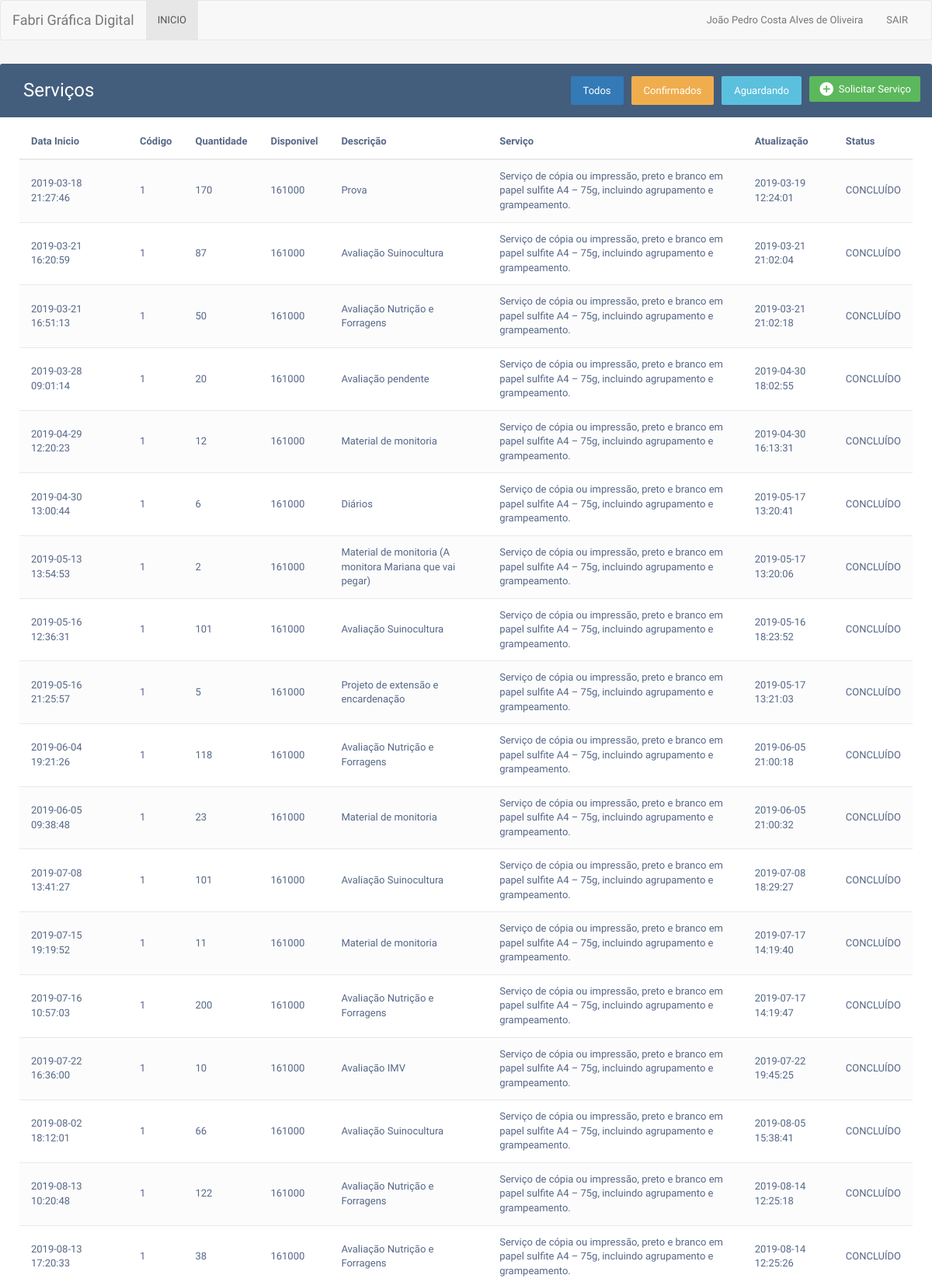
Page /interno/professor/ (signed in, upper part) on the committed database.
### tables this page shows
CREATE TABLE `impressao` (
  `id` int(11) NOT NULL,
  `data_inicio` datetime DEFAULT CURRENT_TIMESTAMP,
  `descricao` varchar(250) NOT NULL,
  `quantidade` int(10) NOT NULL,
  `id_produto` int(11) NOT NULL,
  `status` int(11) NOT NULL,
  `data` timestamp NULL DEFAULT CURRENT_TIMESTAMP,
  `id_professor` int(11) NOT NULL,
  `unidade` int(11) DEFAULT NULL
);

CREATE TABLE `produtos` (
  `id` int(11) NOT NULL,
  `codigo` int(11) NOT NULL,
  `descricao_prod` varchar(500) NOT NULL,
  `quantidade` int(11) NOT NULL,
  `valor_unidade` decimal(10,2) NOT NULL,
  `status` int(1) DEFAULT NULL
);

### interno/professor/index.php (the view, shortened to what this page needs)
<?php
include_once("../conexao_bd.php");
 $VarID    = $_SESSION['s_id'];
 $VarNome  = $_SESSION['s_nome'];
 $mes = date ("m");
 $ano = date ("Y");
?>
<!DOCTYPE html>
<html lang="en">
<head>
<link rel="stylesheet" href="https://maxcdn.bootstrapcdn.com/font-awesome/4.7.0/css/font-awesome.min.css">
<link rel="stylesheet" href="https://maxcdn.bootstrapcdn.com/bootstrap/3.3.7/css/bootstrap.min.css">
</head>
<body>
      <nav class="navbar navbar-default">
        <div class="container-fluid">
          <div class="navbar-header">
            <a class="navbar-brand" href="#">Fabri Gráfica Digital</a>
          </div>
          <div id="navbar" class="navbar-collapse collapse">
            <ul class="nav navbar-nav">
              <li class="active"><a href="index.php">INICIO</a></li>
            </ul>
            <ul class="nav navbar-nav navbar-right">
              <li><a href="#"><?php echo "$VarNome"; ?></a></li>
              <li><a href="../administrador/logout.php">SAIR</a></li>
            </ul>
          </div>
        </div>
      </nav>
        <div class="table-wrapper">
            <div class="table-title">
                <div class="row">
                    <div class="col-sm-6">
            <h2>Serviços</b></h2>
          </div>
          <div class="col-sm-6">
          <div class="row ">
            <a href="solicitar_servico.php" class="btn btn-success"><i class="material-icons">&#xE147;</i> <span>Solicitar Serviço</span></a>
          <a href="aguardando.php"> <button class="btn btn-lg btn-info">Aguardando</button></a>
          <a href="confirmados.php"><button class="btn btn-lg btn-warning">Confirmados</button></a>
          <a href="index.php"><button class="btn btn-lg btn-primary">Todos</button></a>
         </div>
          </div>
                </div>
            </div>
            <table class="table table-striped table-hover">
                <thead>
                    <tr>
                        <th style="width: 140px;">Data Inicio</th>
                        <th>Código</th>
                        <th>Quantidade</th>
                        <th>Disponivel</th>
                        <th>Descrição</th>
                        <th>Serviço</th>
                        <th>Atualização</th>
                        <th>Status</th>
                    </tr>
                </thead>
                <tbody>
                   <?php
    $result_impres= "SELECT impressao.id,impressao.descricao,
impressao.quantidade,impressao.status,
produtos.quantidade-
(select coalesce(sum(impressao2.quantidade),0) from impressao impressao2
    where (impressao2.status=1 or
impressao2.status=3 or impressao2.status=4) and extract(month FROM impressao2.data)='$mes'
and extract(year FROM impressao2.data)='$ano' and impressao2.id_produto=impressao.id_produto)
as disponivel,
impressao.id_produto,impressao.data_inicio,produtos.descricao_prod, produtos.codigo,
case when impressao.status=0 then 'AGUARDANDO'
when impressao.status=1 then 'CONFIRMADO'
when impressao.status=2 then 'RECUSADO'
when impressao.status=3 then 'EXECUTANDO'
when impressao.status=4 then 'CONCLUÍDO' end as Status,
impressao.data, impressao.id_professor, usuarios.nome as Solicitante, usuarios2.nome as Executor FROM impressao
left join produtos on (produtos.id=impressao.id_produto)
left join usuarios on (impressao.id_professor = usuarios.id)
left join usuarios usuarios2 on (impressao.status = usuarios2.id)
WHERE NOT impressao.status=5 AND usuarios.id ='$VarID' AND NOT produtos.status= 1  ";
    $resultado_impres = mysqli_query($conn, $result_impres);
    ?>
    <?php while($rows_impres = mysqli_fetch_assoc($resultado_impres)){
    ?>
            <tr>
            <td><?php echo $rows_impres['data_inicio']; ?></td>
            <td><?php echo $rows_impres['codigo']; ?></td>
            <td><?php echo $rows_impres['quantidade']; ?></td>
            <td><?php echo $rows_impres['disponivel']; ?></td>
            <td><?php echo $rows_impres['descricao']; ?></td>
            <td><?php echo $rows_impres['descricao_prod']; ?></td>
                <td><?php echo $rows_impres['data']; ?></td>
                <td><?php echo $rows_impres['Status']; ?></td>
                         </tr>
                  <?php }
					?>
                </tbody>
            </table>
        </div>
</body>
</html>

### interno/professor/index.php (style rules this page uses)
body { color: #566787; background: #f5f5f5; font-family: 'Varela Round', sans-serif; font-size: 13px; }
.table-wrapper { background: #fff; padding: 20px 25px; margin: 30px 0; border-radius: 3px; box-shadow: 0 1px 1px rgba(0,0,0,.05); }
.table-title { padding-bottom: 15px; background: #435d7d; color: #fff; padding: 16px 30px; margin: -20px -25px 10px; border-radius: 3px 3px 0 0; }
.table-title h2 { margin: 5px 0 0; font-size: 24px; }
.table-title .btn { color: #fff; float: right; font-size: 13px; border: none; min-width: 50px; border-radius: 2px; border: none; outline: none !important; margin-left: 10px; }
.table-title .btn i { float: left; font-size: 21px; margin-right: 5px; }
.table-title .btn span { float: left; margin-top: 2px; }
table.table tr th, table.table tr td { border-color: #e9e9e9; padding: 12px 15px; vertical-align: middle; }
table.table tr th:first-child { width: 60px; }
table.table tr th:last-child { width: 100px; }
table.table-striped tbody tr:nth-of-type(odd) { background-color: #fcfcfc; }

### rows in the picture
impressao: data_inicio "2019-03-18 21:27:46", id_produto.codigo "1", quantidade "170", disponivel "161000", descricao "Prova", id_produto.descricao_prod "Serviço de cópia ou impressão, preto e branco em papel sulfite A4 – 75g, incluindo agrupamento e grampeamento.", data "2019-03-19 12:24:01", Status "CONCLUÍDO"
impressao: data_inicio "2019-03-21 16:20:59", id_produto.codigo "1", quantidade "87", disponivel "161000", descricao "Avaliação Suinocultura", id_produto.descricao_prod "Serviço de cópia ou impressão, preto e branco em papel sulfite A4 – 75g, incluindo agrupamento e grampeamento.", data "2019-03-21 21:02:04", Status "CONCLUÍDO"
impressao: data_inicio "2019-03-21 16:51:13", id_produto.codigo "1", quantidade "50", disponivel "161000", descricao "Avaliação Nutrição e Forragens", id_produto.descricao_prod "Serviço de cópia ou impressão, preto e branco em papel sulfite A4 – 75g, incluindo agrupamento e grampeamento.", data "2019-03-21 21:02:18", Status "CONCLUÍDO"
impressao: data_inicio "2019-03-28 09:01:14", id_produto.codigo "1", quantidade "20", disponivel "161000", descricao "Avaliação pendente", id_produto.descricao_prod "Serviço de cópia ou impressão, preto e branco em papel sulfite A4 – 75g, incluindo agrupamento e grampeamento.", data "2019-04-30 18:02:55", Status "CONCLUÍDO"
impressao: data_inicio "2019-04-29 12:20:23", id_produto.codigo "1", quantidade "12", disponivel "161000", descricao "Material de monitoria", id_produto.descricao_prod "Serviço de cópia ou impressão, preto e branco em papel sulfite A4 – 75g, incluindo agrupamento e grampeamento.", data "2019-04-30 16:13:31", Status "CONCLUÍDO"
impressao: data_inicio "2019-04-30 13:00:44", id_produto.codigo "1", quantidade "6", disponivel "161000", descricao "Diários", id_produto.descricao_prod "Serviço de cópia ou impressão, preto e branco em papel sulfite A4 – 75g, incluindo agrupamento e grampeamento.", data "2019-05-17 13:20:41", Status "CONCLUÍDO"
impressao: data_inicio "2019-05-13 13:54:53", id_produto.codigo "1", quantidade "2", disponivel "161000", descricao "Material de monitoria (A monitora Mariana que vai pegar)", id_produto.descricao_prod "Serviço de cópia ou impressão, preto e branco em papel sulfite A4 – 75g, incluindo agrupamento e grampeamento.", data "2019-05-17 13:20:06", Status "CONCLUÍDO"
impressao: data_inicio "2019-05-16 12:36:31", id_produto.codigo "1", quantidade "101", disponivel "161000", descricao "Avaliação Suinocultura", id_produto.descricao_prod "Serviço de cópia ou impressão, preto e branco em papel sulfite A4 – 75g, incluindo agrupamento e grampeamento.", data "2019-05-16 18:23:52", Status "CONCLUÍDO"
impressao: data_inicio "2019-05-16 21:25:57", id_produto.codigo "1", quantidade "5", disponivel "161000", descricao "Projeto de extensão e encardenação", id_produto.descricao_prod "Serviço de cópia ou impressão, preto e branco em papel sulfite A4 – 75g, incluindo agrupamento e grampeamento.", data "2019-05-17 13:21:03", Status "CONCLUÍDO"
impressao: data_inicio "2019-06-04 19:21:26", id_produto.codigo "1", quantidade "118", disponivel "161000", descricao "Avaliação Nutrição e Forragens", id_produto.descricao_prod "Serviço de cópia ou impressão, preto e branco em papel sulfite A4 – 75g, incluindo agrupamento e grampeamento.", data "2019-06-05 21:00:18", Status "CONCLUÍDO"
impressao: data_inicio "2019-06-05 09:38:48", id_produto.codigo "1", quantidade "23", disponivel "161000", descricao "Material de monitoria", id_produto.descricao_prod "Serviço de cópia ou impressão, preto e branco em papel sulfite A4 – 75g, incluindo agrupamento e grampeamento.", data "2019-06-05 21:00:32", Status "CONCLUÍDO"
impressao: data_inicio "2019-07-08 13:41:27", id_produto.codigo "1", quantidade "101", disponivel "161000", descricao "Avaliação Suinocultura", id_produto.descricao_prod "Serviço de cópia ou impressão, preto e branco em papel sulfite A4 – 75g, incluindo agrupamento e grampeamento.", data "2019-07-08 18:29:27", Status "CONCLUÍDO"
impressao: data_inicio "2019-07-15 19:19:52", id_produto.codigo "1", quantidade "11", disponivel "161000", descricao "Material de monitoria", id_produto.descricao_prod "Serviço de cópia ou impressão, preto e branco em papel sulfite A4 – 75g, incluindo agrupamento e grampeamento.", data "2019-07-17 14:19:40", Status "CONCLUÍDO"
impressao: data_inicio "2019-07-16 10:57:03", id_produto.codigo "1", quantidade "200", disponivel "161000", descricao "Avaliação Nutrição e Forragens", id_produto.descricao_prod "Serviço de cópia ou impressão, preto e branco em papel sulfite A4 – 75g, incluindo agrupamento e grampeamento.", data "2019-07-17 14:19:47", Status "CONCLUÍDO"
impressao: data_inicio "2019-07-22 16:36:00", id_produto.codigo "1", quantidade "10", disponivel "161000", descricao "Avaliação IMV", id_produto.descricao_prod "Serviço de cópia ou impressão, preto e branco em papel sulfite A4 – 75g, incluindo agrupamento e grampeamento.", data "2019-07-22 19:45:25", Status "CONCLUÍDO"
impressao: data_inicio "2019-08-02 18:12:01", id_produto.codigo "1", quantidade "66", disponivel "161000", descricao "Avaliação Suinocultura", id_produto.descricao_prod "Serviço de cópia ou impressão, preto e branco em papel sulfite A4 – 75g, incluindo agrupamento e grampeamento.", data "2019-08-05 15:38:41", Status "CONCLUÍDO"
impressao: data_inicio "2019-08-13 10:20:48", id_produto.codigo "1", quantidade "122", disponivel "161000", descricao "Avaliação Nutrição e Forragens", id_produto.descricao_prod "Serviço de cópia ou impressão, preto e branco em papel sulfite A4 – 75g, incluindo agrupamento e grampeamento.", data "2019-08-14 12:25:18", Status "CONCLUÍDO"
impressao: data_inicio "2019-08-13 17:20:33", id_produto.codigo "1", quantidade "38", disponivel "161000", descricao "Avaliação Nutrição e Forragens", id_produto.descricao_prod "Serviço de cópia ou impressão, preto e branco em papel sulfite A4 – 75g, incluindo agrupamento e grampeamento.", data "2019-08-14 12:25:26", Status "CONCLUÍDO"

### other values in the picture
$VarNome "João Pedro Costa Alves de Oliveira"
